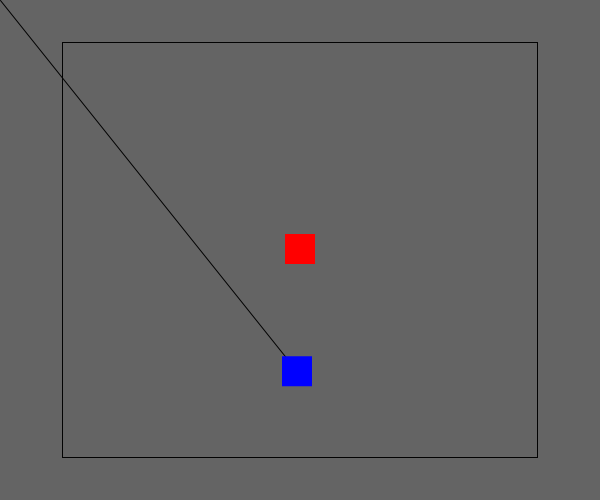
Frame 1 (no input)
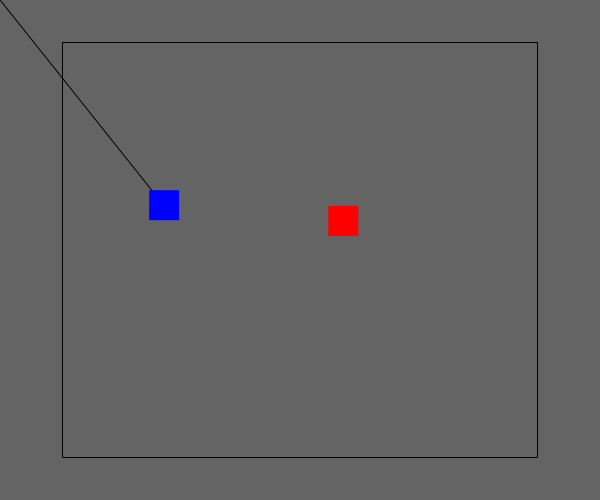
Frame 60 (the mouse pressed at the canvas centre just before this capture)
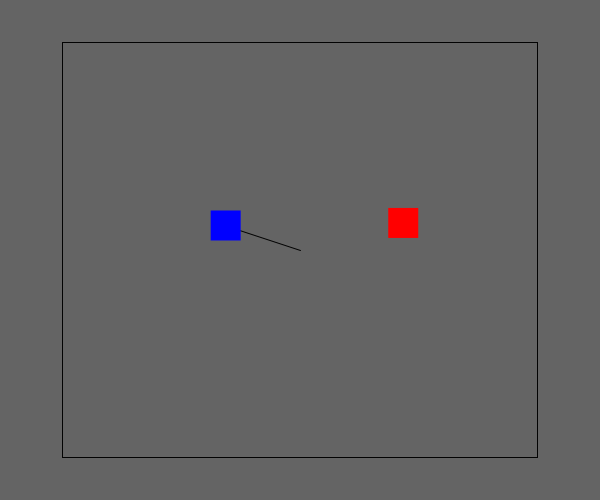
Frame 120 (the mouse held since frame 60 and released just before this capture)

The Processing sketch that drew these frames (run headless with seeded random() and noise(); from frame 60 on, the mouse is pressed at the canvas centre):

// Processing sketch: sketch_game_processing
// ── sketch_game_processing.pde
Sprite player;
TargetSprite target;


void setup() {
  size(600, 500);
  player = new Sprite( width/2, height * 3 / 4, 30, 30, color(0, 0, 255));
  target = new TargetSprite( width/2, height / 2, 30, 30, color(255, 0, 0), player);
  background(100);
}

void draw() {
  background(100);
  stroke(2);
  float xscale = width/1300.0;
  float yscale = height/1000.0;
  line(135 * width/1300, 85 * yscale, 135 * xscale, 915 * yscale); //vertical
  line(1165 * xscale, yscale * 85, 1165 * xscale, yscale *915); // vertical
  line(135 * xscale, 85 * yscale, 1165 *xscale, 85 * yscale); // horizontal
  line(135 * xscale, 915 * yscale, 1165 * xscale, 915 * yscale); // horizontal
  line(mouseX, mouseY, player.x, player.y);
  // if (keyPressed) 
  player.move();
  target.move();
  if (player.touching (target)) {
    target.teleport();
  }
  target.drawSprite();
  player.drawSprite();
}

void keyPressed() {
  if (key == 32) {
    player.setTurbo(true);
  }
}

void keyReleased() {
  player.setTurbo(false);
}

// ── Sprite.pde
class Sprite {
  float easing = .01;
  float x, y, w, h, xp, yp;
  color c;

  Sprite(float x_, float y_, float w_, float h_, color c_) {
    x = x_;
    y = y_;
    w = w_;
    h = h_;
    c = c_;
  }


  void drawSprite() {
    pushMatrix();
    rectMode(CENTER);
    fill(c);
    noStroke();
    rect(x, y, w, h);
    popMatrix();
  }

  void moveRight(float deltaX) {
    x += deltaX;
  }

  void moveDown(float deltaY) {
    y += deltaY;
  }

  void move() {
    //println(keyPressed);
    //println(keyCode);
    //if (key == CODED);
    //if (keyPressed && (key == 't')) {
    //easing = .3;
    //}
    x += (mouseX - x) * easing;
    y += (mouseY - y) * easing;
    // || (1/2 * height == 800)
  }

  void setTurbo(boolean turboOn) {
    if (turboOn) {
      easing = .3;
    } 
    else {
      easing = .01;
    }
  }

  boolean touching(Sprite otherSprite) {
    if (abs(x - otherSprite.x) > (w + otherSprite.w)/2) {
      return false;
    }
    return (abs(y - otherSprite.y) < (h + otherSprite.h)/2);
  }
  void eat(Sprite otherSprite) {
  }
}


// ── TargetSprite.pde
class TargetSprite extends Sprite {
  boolean isVisible = true;
  long teleportTime;
  long TELEPORT_DURATION = 500;
  Sprite player;


  TargetSprite (float x_, float y_, float w_, float h_, color c_, Sprite p_) {
    super(x_, y_, w_, h_, c_);
    player = p_;
  }

  void move() {
    float dist = sqrt((x - player.x) * (x - player.x) + (y - player.y) * (y - player.y));
    x += (x - player.x) / dist;
    y += (y - player.y) / dist;
    float xscale = width/1300.0;
    float yscale = height/1000.0;
    // Prevent target from going off screen.
    if (target.x < 150.0 * xscale) {
      // || (1/2 * height2500)
      x = 150.0 * xscale;
      y += (y - player.y) / dist;
    }
    if (target.x > 1150.0 * xscale) {
      x = 1150.0 * xscale;
      y += (y - player.y) / dist;
    }
    if (target.y < 100.0 * yscale) {
      y = 100.0 * yscale;
      x += (x - player.x) / dist;
    }
    if (target.y > 900.0 * yscale) {
      y = 900.0 * yscale;
      x += (x - player.x) / dist;
    }
  }

  void teleport() {
    teleportTime = millis();
    isVisible = false;
    float xscale = width/1300.0;
    float yscale = height/1000.0;
    x = random(200 * xscale, 1200 * xscale);
    y = random(150 * yscale, 950 * yscale);
  }

  void drawSprite() {
    if (isVisible) {
      super.drawSprite(); 
      return;
    }
    if (millis() - teleportTime > TELEPORT_DURATION) {
      isVisible = true;
    }
  }
}
